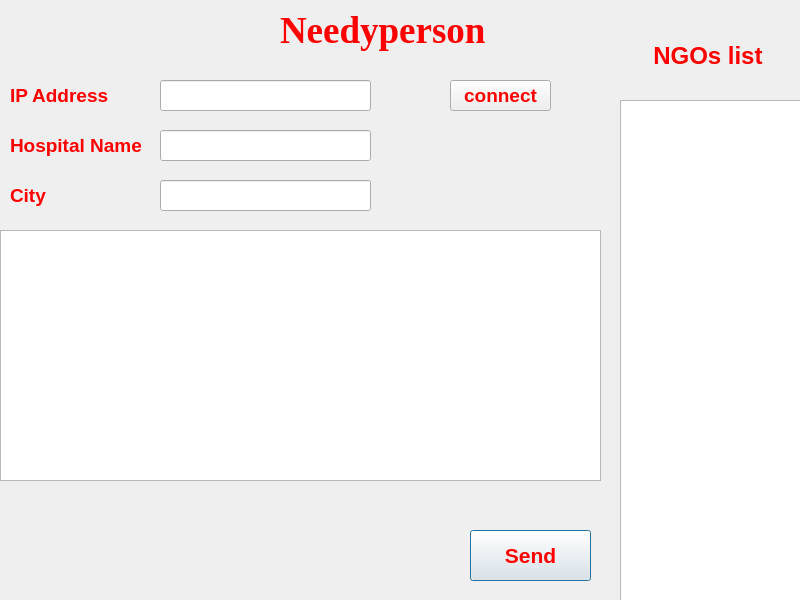
<?xml version="1.0" encoding="UTF-8"?>
<ui version="4.0">
 <class>NeedyPerson</class>
 <widget class="QDialog" name="NeedyPerson">
  <property name="geometry">
   <rect>
    <x>0</x>
    <y>0</y>
    <width>800</width>
    <height>600</height>
   </rect>
  </property>
  <property name="windowTitle">
   <string>Dialog</string>
  </property>
  <widget class="QLabel" name="label">
   <property name="geometry">
    <rect>
     <x>280</x>
     <y>0</y>
     <width>221</width>
     <height>61</height>
    </rect>
   </property>
   <property name="font">
    <font>
     <family>Times New Roman</family>
     <pointsize>28</pointsize>
     <bold>true</bold>
    </font>
   </property>
   <property name="styleSheet">
    <string notr="true">background :none;
color:red;

</string>
   </property>
   <property name="text">
    <string>Needyperson</string>
   </property>
  </widget>
  <widget class="QTextEdit" name="messageTextEdit">
   <property name="geometry">
    <rect>
     <x>0</x>
     <y>230</y>
     <width>601</width>
     <height>251</height>
    </rect>
   </property>
   <property name="font">
    <font>
     <pointsize>12</pointsize>
    </font>
   </property>
  </widget>
  <widget class="QListView" name="listView">
   <property name="geometry">
    <rect>
     <x>620</x>
     <y>100</y>
     <width>181</width>
     <height>501</height>
    </rect>
   </property>
   <property name="font">
    <font>
     <pointsize>14</pointsize>
     <bold>true</bold>
    </font>
   </property>
  </widget>
  <widget class="QPushButton" name="sendMessage">
   <property name="geometry">
    <rect>
     <x>470</x>
     <y>530</y>
     <width>121</width>
     <height>51</height>
    </rect>
   </property>
   <property name="font">
    <font>
     <pointsize>16</pointsize>
     <bold>true</bold>
    </font>
   </property>
   <property name="styleSheet">
    <string notr="true">background :none;
color:red;

</string>
   </property>
   <property name="text">
    <string>Send</string>
   </property>
  </widget>
  <widget class="QLabel" name="label_2">
   <property name="geometry">
    <rect>
     <x>620</x>
     <y>30</y>
     <width>171</width>
     <height>51</height>
    </rect>
   </property>
   <property name="palette">
    <palette>
     <active>
      <colorrole role="WindowText">
       <brush brushstyle="SolidPattern">
        <color alpha="255">
         <red>44</red>
         <green>255</green>
         <blue>223</blue>
        </color>
       </brush>
      </colorrole>
      <colorrole role="Text">
       <brush brushstyle="SolidPattern">
        <color alpha="255">
         <red>255</red>
         <green>0</green>
         <blue>0</blue>
        </color>
       </brush>
      </colorrole>
      <colorrole role="ButtonText">
       <brush brushstyle="SolidPattern">
        <color alpha="255">
         <red>255</red>
         <green>0</green>
         <blue>0</blue>
        </color>
       </brush>
      </colorrole>
      <colorrole role="PlaceholderText">
       <brush brushstyle="SolidPattern">
        <color alpha="128">
         <red>255</red>
         <green>0</green>
         <blue>0</blue>
        </color>
       </brush>
      </colorrole>
     </active>
     <inactive>
      <colorrole role="WindowText">
       <brush brushstyle="SolidPattern">
        <color alpha="255">
         <red>44</red>
         <green>255</green>
         <blue>223</blue>
        </color>
       </brush>
      </colorrole>
      <colorrole role="Text">
       <brush brushstyle="SolidPattern">
        <color alpha="255">
         <red>255</red>
         <green>0</green>
         <blue>0</blue>
        </color>
       </brush>
      </colorrole>
      <colorrole role="ButtonText">
       <brush brushstyle="SolidPattern">
        <color alpha="255">
         <red>255</red>
         <green>0</green>
         <blue>0</blue>
        </color>
       </brush>
      </colorrole>
      <colorrole role="PlaceholderText">
       <brush brushstyle="SolidPattern">
        <color alpha="128">
         <red>255</red>
         <green>0</green>
         <blue>0</blue>
        </color>
       </brush>
      </colorrole>
     </inactive>
     <disabled>
      <colorrole role="WindowText">
       <brush brushstyle="SolidPattern">
        <color alpha="255">
         <red>255</red>
         <green>0</green>
         <blue>0</blue>
        </color>
       </brush>
      </colorrole>
      <colorrole role="Text">
       <brush brushstyle="SolidPattern">
        <color alpha="255">
         <red>255</red>
         <green>0</green>
         <blue>0</blue>
        </color>
       </brush>
      </colorrole>
      <colorrole role="ButtonText">
       <brush brushstyle="SolidPattern">
        <color alpha="255">
         <red>255</red>
         <green>0</green>
         <blue>0</blue>
        </color>
       </brush>
      </colorrole>
      <colorrole role="PlaceholderText">
       <brush brushstyle="SolidPattern">
        <color alpha="128">
         <red>255</red>
         <green>0</green>
         <blue>0</blue>
        </color>
       </brush>
      </colorrole>
     </disabled>
    </palette>
   </property>
   <property name="font">
    <font>
     <pointsize>18</pointsize>
     <bold>true</bold>
    </font>
   </property>
   <property name="styleSheet">
    <string notr="true">background :none;
color:red;
</string>
   </property>
   <property name="text">
    <string>     NGOs list </string>
   </property>
  </widget>
  <widget class="QLineEdit" name="ipaddress">
   <property name="geometry">
    <rect>
     <x>160</x>
     <y>80</y>
     <width>211</width>
     <height>31</height>
    </rect>
   </property>
   <property name="font">
    <font>
     <pointsize>14</pointsize>
     <bold>true</bold>
    </font>
   </property>
   <property name="styleSheet">
    <string notr="true">background :none;
color:red;

</string>
   </property>
   <property name="text">
    <string/>
   </property>
  </widget>
  <widget class="QPushButton" name="connectbutton">
   <property name="geometry">
    <rect>
     <x>450</x>
     <y>80</y>
     <width>101</width>
     <height>31</height>
    </rect>
   </property>
   <property name="font">
    <font>
     <pointsize>14</pointsize>
     <bold>true</bold>
    </font>
   </property>
   <property name="styleSheet">
    <string notr="true">background :none;
color:red;

</string>
   </property>
   <property name="text">
    <string>connect</string>
   </property>
  </widget>
  <widget class="QLabel" name="label_3">
   <property name="geometry">
    <rect>
     <x>10</x>
     <y>80</y>
     <width>131</width>
     <height>31</height>
    </rect>
   </property>
   <property name="font">
    <font>
     <pointsize>14</pointsize>
     <bold>true</bold>
    </font>
   </property>
   <property name="styleSheet">
    <string notr="true">background :none;
color :red;</string>
   </property>
   <property name="text">
    <string>IP Address</string>
   </property>
  </widget>
  <widget class="QLabel" name="label_4">
   <property name="geometry">
    <rect>
     <x>10</x>
     <y>130</y>
     <width>131</width>
     <height>31</height>
    </rect>
   </property>
   <property name="font">
    <font>
     <pointsize>14</pointsize>
     <bold>true</bold>
    </font>
   </property>
   <property name="styleSheet">
    <string notr="true">background :none;
color :red;</string>
   </property>
   <property name="text">
    <string>Hospital Name: </string>
   </property>
  </widget>
  <widget class="QLineEdit" name="hospitalname">
   <property name="geometry">
    <rect>
     <x>160</x>
     <y>130</y>
     <width>211</width>
     <height>31</height>
    </rect>
   </property>
   <property name="font">
    <font>
     <pointsize>14</pointsize>
     <bold>true</bold>
    </font>
   </property>
   <property name="styleSheet">
    <string notr="true">background :none;
color:red;

</string>
   </property>
   <property name="text">
    <string/>
   </property>
  </widget>
  <widget class="QLabel" name="city">
   <property name="geometry">
    <rect>
     <x>10</x>
     <y>180</y>
     <width>131</width>
     <height>31</height>
    </rect>
   </property>
   <property name="font">
    <font>
     <pointsize>14</pointsize>
     <bold>true</bold>
    </font>
   </property>
   <property name="styleSheet">
    <string notr="true">background :none;
color :red;</string>
   </property>
   <property name="text">
    <string>City</string>
   </property>
  </widget>
  <widget class="QLineEdit" name="cityname">
   <property name="geometry">
    <rect>
     <x>160</x>
     <y>180</y>
     <width>211</width>
     <height>31</height>
    </rect>
   </property>
   <property name="font">
    <font>
     <pointsize>14</pointsize>
     <bold>true</bold>
    </font>
   </property>
   <property name="styleSheet">
    <string notr="true">background :none;
color:red;

</string>
   </property>
   <property name="text">
    <string/>
   </property>
  </widget>
 </widget>
 <resources/>
 <connections/>
</ui>
